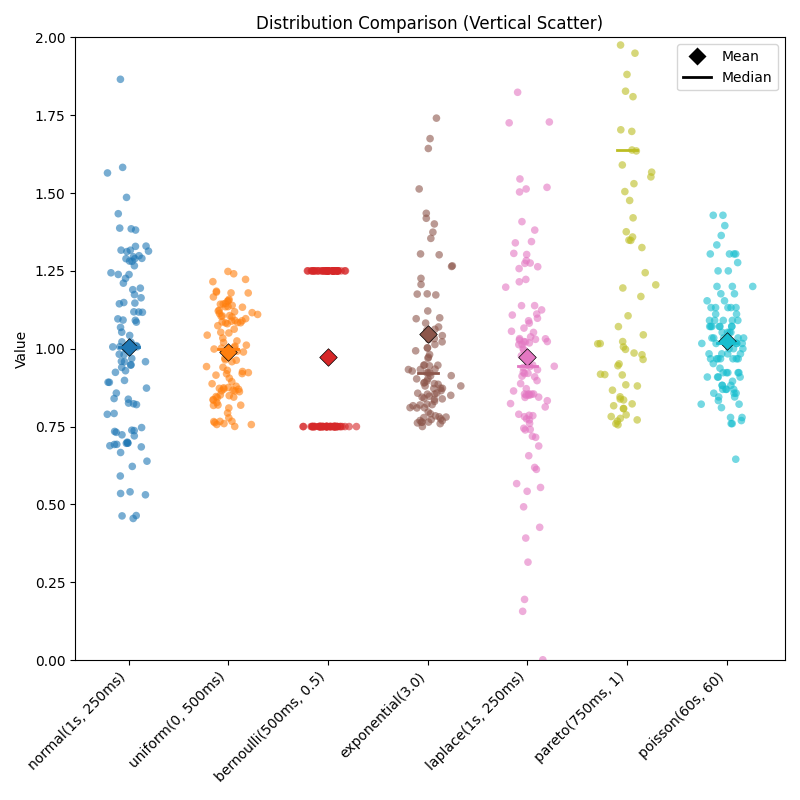

Python code for this plot:
#!/usr/bin/env python3
# /// script
# dependencies = [ "matplotlib", "numpy" ]
# ///

import sys
import csv
import numpy as np
import matplotlib.pyplot as plt
from matplotlib import cm

def main():
    # Read CSV from stdin
    reader = csv.reader(sys.stdin)
    headers = next(reader)

    # Store data by column
    data = {}
    for header in headers:
        data[header] = []

    # Read data rows
    for row in reader:
        for i, value in enumerate(row):
            try:
                data[headers[i]].append(float(value))
            except ValueError:
                # Skip non-numeric values
                continue

    # Set up the plot
    fig, ax = plt.subplots(figsize=(8, 8))

    # Use a colormap for different distributions
    colors = cm.tab10(np.linspace(0, 1, len(headers)))

    # Plot each column as a vertical scatter
    for i, (header, values) in enumerate(data.items()):
        # Create x positions with small random offsets
        x = np.random.normal(i+1, 0.1, size=len(values))
        y = values

        # Plot points with transparency
        ax.scatter(x, y, color=colors[i], alpha=0.6, s=30, edgecolors='none')

        # Add mean and median markers
        mean = np.mean(values)
        median = np.median(values)

        # Mean marker (diamond)
        ax.scatter(i+1, mean, color=colors[i], marker='D', s=80, edgecolor='black', linewidth=0.5)

        # Median marker (line)
        ax.plot([i+0.9, i+1.1], [median, median], color=colors[i], linewidth=2)

    # Customize the plot
    ax.set_xticks(range(1, len(headers)+1))
    ax.set_xticklabels(headers, rotation=45, ha='right')
    ax.set_ylabel('Value')
    ax.set_title('Distribution Comparison (Vertical Scatter)')

    # Add legend for mean/median markers
    from matplotlib.lines import Line2D
    legend_elements = [
        Line2D([0], [0], marker='D', color='w', label='Mean',
               markerfacecolor='black', markersize=10),
        Line2D([0], [0], color='black', label='Median', linewidth=2)
    ]
    ax.legend(handles=legend_elements, loc='upper right')

    ax.set_ylim(0, 2)
    plt.tight_layout()
    plt.show()

if __name__ == "__main__":
    main()
